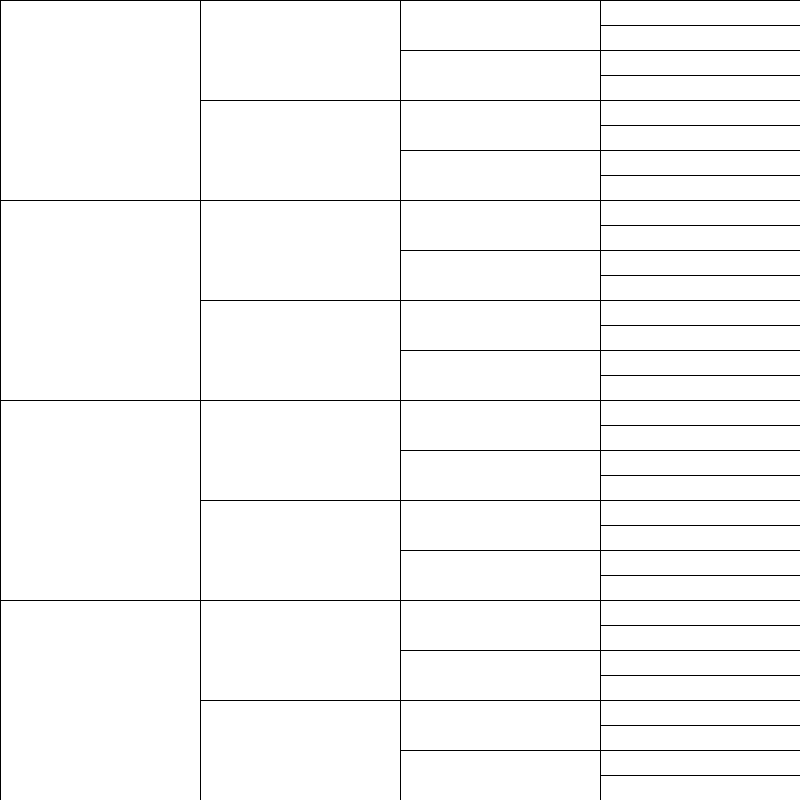
Frame 1 (no input)
Frame 60 (the mouse pressed at the canvas centre just before this capture): identical to frame 1, image omitted
Frame 120 (the mouse held since frame 60 and released just before this capture): identical to frame 1, image omitted

The Processing sketch that drew this single still picture (run headless with seeded random() and noise(); from frame 60 on, the mouse is pressed at the canvas centre):

// Processing sketch: processing_9926
// ── processing_9926.pde

void setup (){

size (800, 800); 
background(255); 
smooth(); 

}


void draw (){
  
 for (int x = 0; x < width; x+= width/4){
   for (int y = 0; y < height; y+= height/4){
     //Hintergrund-Quadrate 
rect (x,y, width/4, height/4); 
}


//Linien 1
for (int k =0; k <= height; k+= height/4) {
pushMatrix(); 
translate (width/4, height/4/2); 
line (0, k, width, k); 
popMatrix(); 
}

//Linien 2
for (int h = 0; h<= height; h+= height/8){
pushMatrix(); 
translate( width/4*2, height/4/4);
line (0, h, width, h); 
popMatrix(); 
}

//Linien 3
for (int h = 0; h<= height; h+= height/16){
pushMatrix(); 
translate( width/4*3, height/4/8);
line (0, h, width, h); 
popMatrix(); 
}




   }
 
 } 
  
  
  
  
  
  
